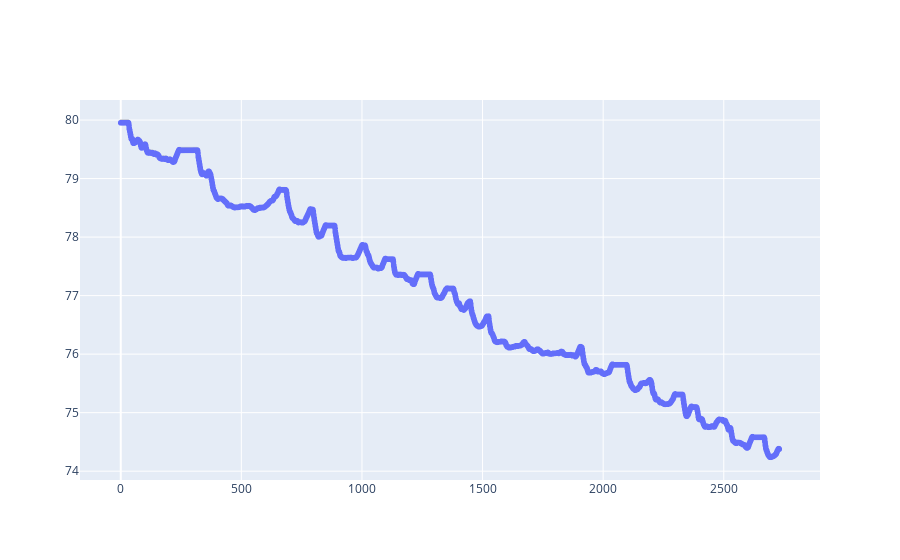

The notebook cell saved with this chart:
### Code cell
fig1 = px.line(df_plot, x='x_axis',y='y_axis')
fig1.update_traces(line=dict(color= 'rgba(50,50,50,0.2)'))
fig2 = px.scatter(df_plot,x='x_axis',y='y_axis2')

fig3 = go.Figure(data=fig1.data + fig2.data)
fig3.show()

### Figure 1 — Plotly figure (JSON) as saved in the notebook; plotly's stock layout.template omitted (floating-point values rounded to 4 significant figures; data arrays with more than 128 entries replaced by an {"elided": "..."} marker saying what was removed)
{"data": [{"hovertemplate": "x_axis=%{x}<br>y_axis=%{y}<extra></extra>", "legendgroup": "", "line": {"color": "rgba(50,50,50,0.2)", "dash": "solid"}, "mode": "lines", "name": "", "showlegend": false, "type": "scattergl", "x": {"elided": "2730 float values"}, "xaxis": "x", "y": {"elided": "2730 float values"}, "yaxis": "y"}, {"hovertemplate": "x_axis=%{x}<br>y_axis2=%{y}<extra></extra>", "legendgroup": "", "marker": {"color": "#636efa", "symbol": "circle"}, "mode": "markers", "name": "", "showlegend": false, "type": "scattergl", "x": {"elided": "2730 float values"}, "xaxis": "x", "y": {"elided": "2730 float values"}, "yaxis": "y"}], "layout": {}}
